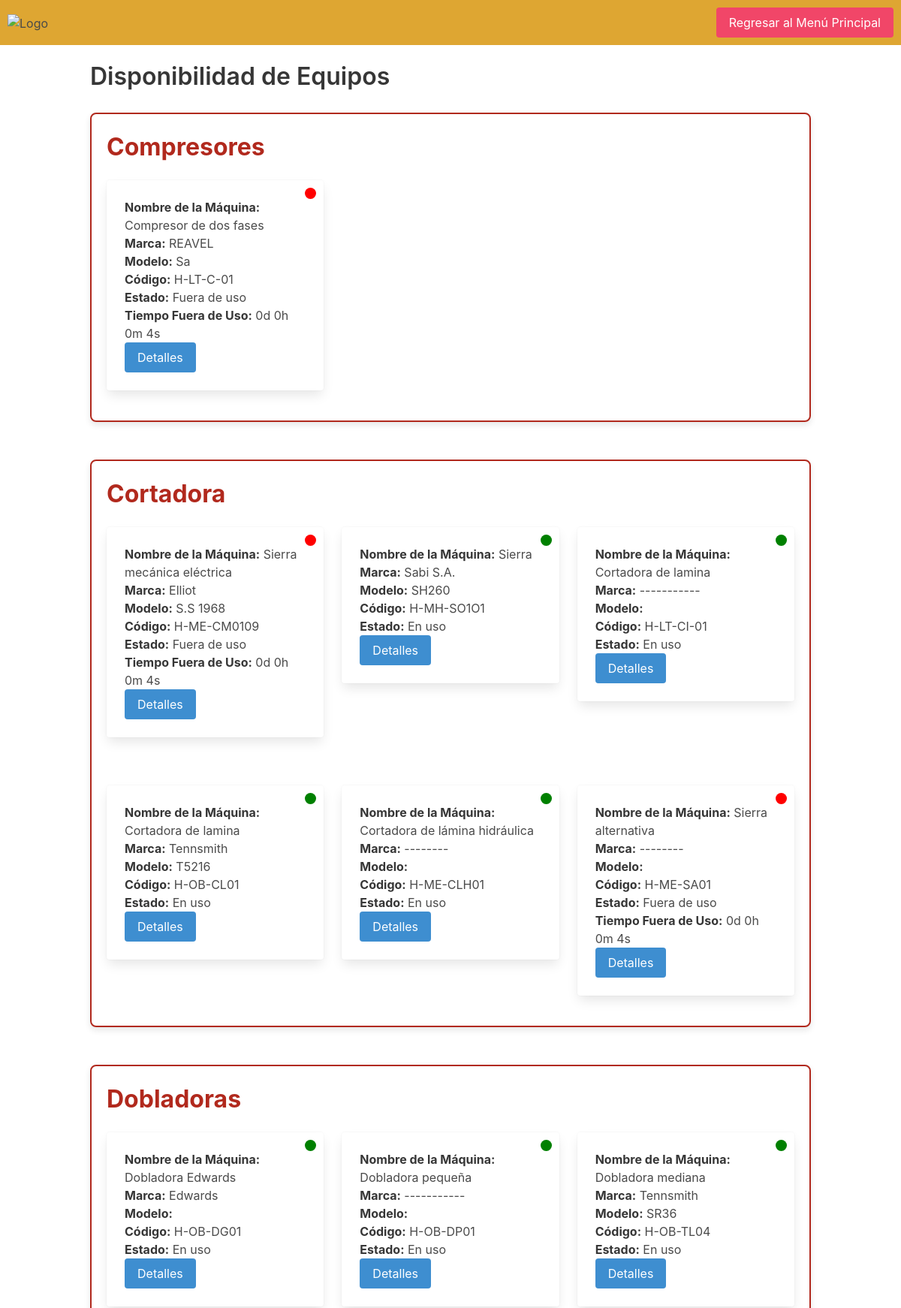
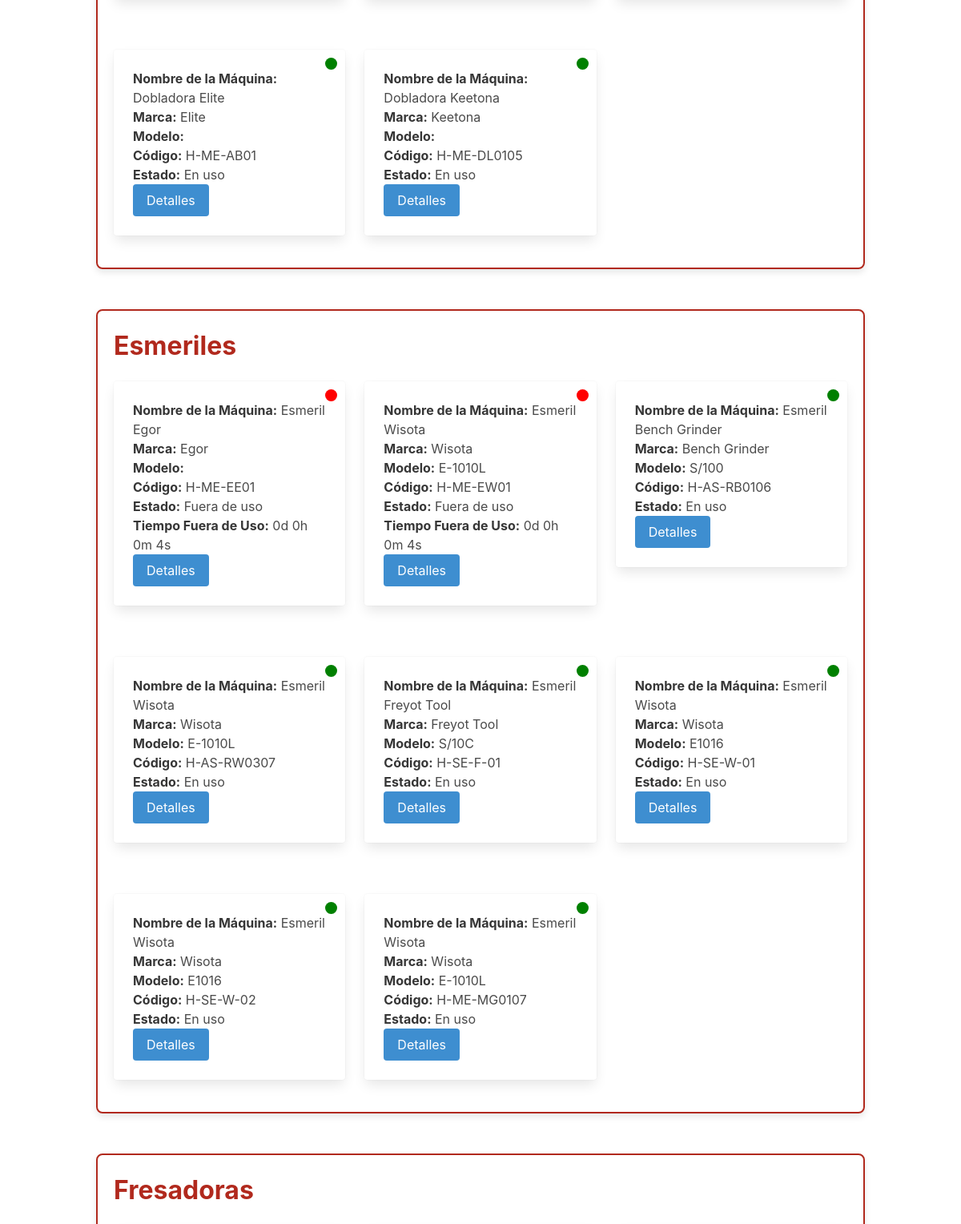
Page /Login/disponibilidad_equipos.php (upper part) on the committed database (2 pictures, top to bottom).
### tables this page shows
CREATE TABLE IF NOT EXISTS `compresores` (
  `id` int NOT NULL AUTO_INCREMENT,
  `nombre` varchar(100) NOT NULL,
  `marca` varchar(50) NOT NULL,
  `modelo` varchar(50) DEFAULT NULL,
  `codigo` varchar(50) NOT NULL,
  `fecha_ingreso` date NOT NULL,
  `estado` enum('En uso','Fuera de uso','En Reparacion') DEFAULT 'En uso',
  `observaciones` text,
  `imagen_url` varchar(255) DEFAULT NULL,
  `fecha_fuera_uso` datetime DEFAULT NULL,
  PRIMARY KEY (`id`),
  UNIQUE KEY `codigo` (`codigo`)
);

CREATE TABLE IF NOT EXISTS `cortadora` (
  `id` int NOT NULL AUTO_INCREMENT,
  `nombre` varchar(100) NOT NULL,
  `marca` varchar(50) NOT NULL,
  `modelo` varchar(50) DEFAULT NULL,
  `codigo` varchar(50) NOT NULL,
  `fecha_ingreso` date NOT NULL,
  `estado` enum('En uso','Fuera de uso','En Reparacion') DEFAULT 'En uso',
  `observaciones` text,
  `imagen_url` varchar(255) DEFAULT NULL,
  `fecha_fuera_uso` datetime DEFAULT NULL,
  PRIMARY KEY (`id`),
  UNIQUE KEY `codigo` (`codigo`)
);

CREATE TABLE IF NOT EXISTS `dobladoras` (
  `id` int NOT NULL AUTO_INCREMENT,
  `nombre` varchar(100) NOT NULL,
  `marca` varchar(50) NOT NULL,
  `modelo` varchar(50) DEFAULT NULL,
  `codigo` varchar(50) NOT NULL,
  `fecha_ingreso` date NOT NULL,
  `estado` enum('En uso','Fuera de uso','En Reparacion') DEFAULT 'En uso',
  `observaciones` text,
  `imagen_url` varchar(255) DEFAULT NULL,
  `fecha_fuera_uso` datetime DEFAULT NULL,
  PRIMARY KEY (`id`),
  UNIQUE KEY `codigo` (`codigo`)
);

CREATE TABLE IF NOT EXISTS `esmeriles` (
  `id` int NOT NULL AUTO_INCREMENT,
  `nombre` varchar(100) NOT NULL,
  `marca` varchar(50) NOT NULL,
  `modelo` varchar(50) DEFAULT NULL,
  `codigo` varchar(50) NOT NULL,
  `fecha_ingreso` date NOT NULL,
  `estado` enum('En uso','Fuera de uso','En Reparacion') DEFAULT 'En uso',
  `observaciones` text,
  `imagen_url` varchar(255) DEFAULT NULL,
  `fecha_fuera_uso` datetime DEFAULT NULL,
  PRIMARY KEY (`id`),
  UNIQUE KEY `codigo` (`codigo`)
);

### Login/disponibilidad_equipos.php (the view, shortened to what this page needs)
<?php
$conexion = new mysqli("localhost", "root", "", "reporte_fallas");
$tablas = ['compresores', 'cortadora', 'dobladoras', 'esmeriles', 'fresadoras', 'guillotinas', 'limadoras', 'motores', 'prensas', 'rectificadoras', 'soldadores', 'taladros', 'tornos'];
?>
<!DOCTYPE html>
<html lang="es">
<head>
    <link href="https://cdn.jsdelivr.net/npm/bulma@0.9.4/css/bulma.min.css" rel="stylesheet">
</head>
<body>
    <div class="navbar-top">
        <div class="navbar-logo">
            <img src="https://www.itca.edu.sv/wp-content/uploads/2017/01/logo-new-slider-1.png" alt="Logo">
        </div>
        <div>
            <a href="principal.php" class="button is-danger">Regresar al Menú Principal</a>
        </div>
    </div>
    <div class="container mt-5">
        <h1 class="title">Disponibilidad de Equipos</h1>
        <?php foreach ($tablas as $tabla): ?>
            <div class="category-container">
                <h2 class="category-title"><?php echo ucfirst($tabla); ?></h2>
                <div class="columns is-multiline">
                    <?php
                    $query = "SELECT * FROM $tabla";
                    $result = $conexion->query($query);
                    if ($result->num_rows > 0):
                        while ($row = $result->fetch_assoc()): ?>
                            <div class="column is-one-third">
                                <div class="card">
                                    <?php
                                        $estado_clase = '';
                                        if ($row['estado'] == 'En uso') {
                                            $estado_clase = 'status-en-uso';
                                        } elseif ($row['estado'] == 'Fuera de uso') {
                                            $estado_clase = 'status-fuera-de-uso';
                                        } elseif ($row['estado'] == 'En reparación') {
                                            $estado_clase = 'status-en-reparacion';
                                        }
                                    ?>
                                    <span class="status-indicator <?php echo $estado_clase; ?>"></span>
                                    <div class="card-content">
                                        <p><strong>Nombre de la Máquina:</strong> <?php echo $row['nombre']; ?></p>
                                        <p><strong>Marca:</strong> <?php echo $row['marca']; ?></p>
                                        <p><strong>Modelo:</strong> <?php echo $row['modelo']; ?></p>
                                        <p><strong>Código:</strong> <?php echo $row['codigo']; ?></p>
                                        <p><strong>Estado:</strong> <?php echo $row['estado']; ?></p>
                                        <?php if ($row['estado'] == 'Fuera de uso'): ?>
                                            <p><strong>Tiempo Fuera de Uso:</strong> <span class="tiempo-fuera-uso"></span></p>
                                        <?php endif; ?>
                                        <button onclick="mostrarModal('<?php echo $row['nombre']; ?>', '<?php echo $row['marca']; ?>', '<?php echo $row['modelo']; ?>', '<?php echo $row['codigo']; ?>', '<?php echo $row['estado']; ?>', '<?php echo $row['imagen_url']; ?>')" class="button is-info">Detalles</button>
                                    </div>
                                </div>
                            </div>
                        <?php endwhile; ?>
                    <?php else: ?>
                        <p>No se encontraron equipos en la tabla <?php echo $tabla; ?>.</p>
                    <?php endif; ?>
                </div>
            </div>
        <?php endforeach; ?>
    </div>
</body>
</html>

### Login/disponibilidad_equipos.php (style rules this page uses)
.navbar-top { background-color: #dea632; padding: 10px; display: flex; justify-content: space-between; align-items: center; }
.navbar-logo img { max-height: 50px; vertical-align: middle; }
.card { margin: 20px 0; position: relative; }
.status-indicator { position: absolute; top: 10px; right: 10px; width: 15px; height: 15px; border-radius: 50%; }
.status-en-uso { background-color: green; }
.status-fuera-de-uso { background-color: red; }
.category-title { font-weight: bold; font-size: 2rem; color: #b1291d; }
.category-container { margin-top: 30px; margin-bottom: 50px; padding: 20px; border: 2px solid #b1291d; border-radius: 8px; box-shadow: 0 4px 8px rgba(0, 0, 0, 0.1); }

### rows in the picture
compresores: nombre "Compresor de dos fases", marca "REAVEL", modelo "Sa", codigo "H-LT-C-01", estado "Fuera de uso", shows "Tiempo Fuera de Uso:"
cortadora: nombre "Sierra mecánica eléctrica", marca "Elliot", modelo "S.S 1968", codigo "H-ME-CM0109", estado "Fuera de uso", shows "Tiempo Fuera de Uso:"
cortadora: nombre "Sierra", marca "Sabi S.A.", modelo "SH260", codigo "H-MH-SO1O1", estado "En uso"
cortadora: nombre "Cortadora de lamina", marca "-----------", codigo "H-LT-CI-01", estado "En uso"
cortadora: nombre "Cortadora de lamina", marca "Tennsmith", modelo "T5216", codigo "H-OB-CL01", estado "En uso"
cortadora: nombre "Cortadora de lámina hidráulica", marca "--------", codigo "H-ME-CLH01", estado "En uso"
cortadora: nombre "Sierra alternativa", marca "--------", codigo "H-ME-SA01", estado "Fuera de uso", shows "Tiempo Fuera de Uso:"
dobladoras: nombre "Dobladora Edwards", marca "Edwards", codigo "H-OB-DG01", estado "En uso"
dobladoras: nombre "Dobladora pequeña", marca "-----------", codigo "H-OB-DP01", estado "En uso"
dobladoras: nombre "Dobladora mediana", marca "Tennsmith", modelo "SR36", codigo "H-OB-TL04", estado "En uso"
dobladoras: nombre "Dobladora Elite", marca "Elite", codigo "H-ME-AB01", estado "En uso"
dobladoras: nombre "Dobladora Keetona", marca "Keetona", codigo "H-ME-DL0105", estado "En uso"
esmeriles: nombre "Esmeril Egor", marca "Egor", codigo "H-ME-EE01", estado "Fuera de uso", shows "Tiempo Fuera de Uso:"
esmeriles: nombre "Esmeril Wisota", marca "Wisota", modelo "E-1010L", codigo "H-ME-EW01", estado "Fuera de uso", shows "Tiempo Fuera de Uso:"
esmeriles: nombre "Esmeril Bench Grinder", marca "Bench Grinder", modelo "S/100", codigo "H-AS-RB0106", estado "En uso"
esmeriles: nombre "Esmeril Wisota", marca "Wisota", modelo "E-1010L", codigo "H-AS-RW0307", estado "En uso"
esmeriles: nombre "Esmeril Freyot Tool", marca "Freyot Tool", modelo "S/10C", codigo "H-SE-F-01", estado "En uso"
esmeriles: nombre "Esmeril Wisota", marca "Wisota", modelo "E1016", codigo "H-SE-W-01", estado "En uso"
esmeriles: nombre "Esmeril Wisota", marca "Wisota", modelo "E1016", codigo "H-SE-W-02", estado "En uso"
esmeriles: nombre "Esmeril Wisota", marca "Wisota", modelo "E-1010L", codigo "H-ME-MG0107", estado "En uso"

### other values in the picture
$tabla "Compresores"
$tabla "Cortadora"
$tabla "Dobladoras"
$tabla "Esmeriles"
$tabla "Fresadoras"
